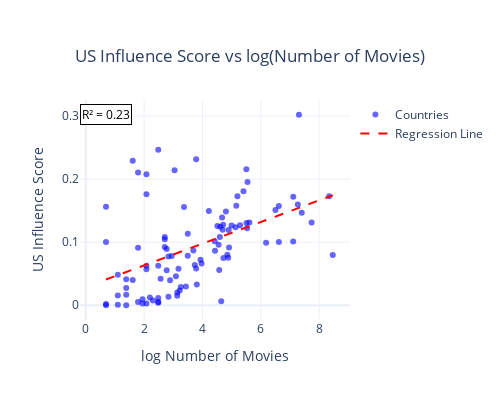

Notebook code for this chart:
### Code cell
z = np.polyfit(df_us_influence_final['log Number of movies'], df_us_influence_final['NLP US Influence Score'], 1) # Fit the linear regression model
p = np.poly1d(z)

# Interactive figure using Plotly
fig = go.Figure()

# Add points representing each country
fig.add_trace(go.Scatter(
    x=df_us_influence_final['log Number of movies'],
    y=df_us_influence_final['NLP US Influence Score'],
    mode='markers',
    marker=dict(color='blue', size=6, opacity=0.6),
    text=df_us_influence_final['Country'],  
    hovertemplate="<b>Country:</b> %{text}<br>" +
                  "<b>log(Number of Movies):</b> %{x}<br>" +
                  "<b>Influence Score:</b> %{y}<extra></extra>",
    name='Countries'
))

# Add the regression line
x_vals = np.linspace(df_us_influence_final['log Number of movies'].min(), 
                     df_us_influence_final['log Number of movies'].max(), 100)
y_vals = p(x_vals)

fig.add_trace(go.Scatter(
    x=x_vals,
    y=y_vals,
    mode='lines',
    line=dict(color='red', dash='dash'),
    name='Regression Line'
))

# Add annotation for the R²
fig.add_annotation(
    x=df_us_influence_final['log Number of movies'].min(),  # Position on the X-axis
    y=df_us_influence_final['NLP US Influence Score'].max(),             # Position on the Y-axis
    text=f"R² = {r_squared:.2f}",
    showarrow=False,
    font=dict(size=12, color="black"),
    align="left",
    bgcolor="white",
    bordercolor="black",
    borderwidth=1
)

# Format the figure
fig.update_layout(
    xaxis_title='log Number of Movies',
    yaxis_title='US Influence Score',
    template='plotly_white',
    hovermode='closest',
    width=500,
    height=400,
    title={
        'text': "US Influence Score vs log(Number of Movies)",
        'x': 0.5,  # Center the title
        'xanchor': 'center',
        'yanchor': 'top'
    }  
    
)

fig.show()

### Figure 1 — Plotly figure (JSON) as saved in the notebook; plotly's stock layout.template omitted (floating-point values rounded to 4 significant figures)
{"data": [{"hovertemplate": "<b>Country:</b> %{text}<br><b>log(Number of Movies):</b> %{x}<br><b>Influence Score:</b> %{y}<extra></extra>", "marker": {"color": "blue", "opacity": 0.6, "size": 6}, "mode": "markers", "name": "Countries", "text": ["France", "Russia", "India", "Australia", "New Zealand", "Canada", "Germany", "United Kingdom", "South Africa", "Spain", "Italy", "China", "South Korea", "Greece", "Israel", "Mexico", "Switzerland", "Belgium", "Japan", "Denmark", "Bulgaria", "Philippines", "Ireland", "Slovakia", "Norway", "Sweden", "Thailand", "Armenia", "Afghanistan", "Costa Rica", "Malaysia", "Netherlands", "Argentina", "Turkey", "Finland", "Mongolia", "Morocco", "Slovenia", "Bosnia and Herzegovina", "Lebanon", "Democratic Republic of the Congo", "Cambodia", "Poland", "Libya", "Portugal", "Pakistan", "Venezuela", "Indonesia", "Zambia", "Hungary", "Brazil", "Iceland", "Taiwan", "Burkina Faso", "Croatia", "Uzbekistan", "Vietnam", "Egypt", "Sri Lanka", "Chile", "Iran", "Tunisia", "Uruguay", "Nepal", "Romania", "Kuwait", "Austria", "Colombia", "Kenya", "Luxembourg", "Zimbabwe", "Iraq", "Cameroon", "Georgia", "Mali", "Estonia", "Cuba", "Guinea", "Bangladesh", "Jamaica", "Algeria", "Azerbaijan", "Senegal", "Albania", "Peru", "Ethiopia", "Nigeria", "Bolivia", "Lithuania", "Ukraine", "Montenegro", "United Arab Emirates", "Guinea-Bissau", "Qatar", "Bhutan", "Jordan", "Cyprus", "Haiti", "Turkmenistan"], "type": "scatter", "x": [7.742, 6.182, 8.467, 6.617, 5.545, 7.308, 7.405, 8.346, 4.913, 6.503, 7.113, 7.111, 6.62, 4.595, 4.883, 5.609, 4.71, 5.288, 7.27, 5.159, 3.807, 5.505, 5.198, 3.045, 4.673, 5.529, 5.136, 2.079, 2.079, 1.609, 4.997, 5.407, 5.509, 4.852, 4.615, 1.792, 3.784, 4.644, 3.135, 3.091, 3.135, 3.738, 4.804, 1.386, 3.97, 4.431, 2.833, 4.419, 1.386, 4.511, 4.898, 3.497, 4.718, 3.434, 3.689, 2.485, 2.89, 4.575, 3.932, 2.944, 4.554, 3.497, 2.708, 2.485, 4.22, 1.386, 4.691, 3.367, 2.485, 3.784, 1.792, 2.485, 2.565, 2.079, 2.485, 2.303, 2.773, 1.386, 3.178, 1.792, 3.219, 1.946, 3.258, 1.946, 2.708, 2.197, 2.833, 2.079, 2.079, 2.773, 1.099, 2.708, 0.6931, 1.609, 1.099, 1.099, 0.6931, 0.6931, 0.6931], "y": [0.1313, 0.09904, 0.07982, 0.1575, 0.1954, 0.3021, 0.1468, 0.1728, 0.09167, 0.1512, 0.1721, 0.1011, 0.1004, 0.1084, 0.07531, 0.1314, 0.1276, 0.1271, 0.1598, 0.1578, 0.03296, 0.2157, 0.173, 0.214, 0.1393, 0.1222, 0.1238, 0.002879, 0.05712, 0.04017, 0.1264, 0.1806, 0.1306, 0.07997, 0.1247, 0.0914, 0.05821, 0.006572, 0.02032, 0.04584, 0.0152, 0.06376, 0.1485, 0.02757, 0.06608, 0.08663, 0.07718, 0.1014, 0.0001411, 0.1257, 0.1194, 0.1134, 0.075, 0.02998, 0.0867, 0.003951, 0.03972, 0.05603, 0.07212, 0.07798, 0.09607, 0.07854, 0.09256, 0.2466, 0.1493, 0.04127, 0.1197, 0.1558, 0.06249, 0.2316, 0.005108, 0.01153, 0.04204, 0.06249, 0.005324, 0.007479, 0.08938, 0.01669, 0.05811, 0.2106, 0.02347, 0.002876, 0.02899, 0.009545, 0.1084, 0.01231, 0.01339, 0.176, 0.2077, 0.05536, 0.0156, 0.1046, 0.002088, 0.2292, 0.04857, 0.0006638, 0.1004, 0.1562, 5.76e-05]}, {"line": {"color": "red", "dash": "dash"}, "mode": "lines", "name": "Regression Line", "type": "scatter", "x": [0.6931, 0.7717, 0.8502, 0.9287, 1.007, 1.086, 1.164, 1.243, 1.321, 1.4, 1.478, 1.557, 1.635, 1.714, 1.792, 1.871, 1.949, 2.028, 2.107, 2.185, 2.264, 2.342, 2.421, 2.499, 2.578, 2.656, 2.735, 2.813, 2.892, 2.97, 3.049, 3.127, 3.206, 3.284, 3.363, 3.441, 3.52, 3.598, 3.677, 3.755, 3.834, 3.913, 3.991, 4.07, 4.148, 4.227, 4.305, 4.384, 4.462, 4.541, 4.619, 4.698, 4.776, 4.855, 4.933, 5.012, 5.09, 5.169, 5.247, 5.326, 5.404, 5.483, 5.561, 5.64, 5.719, 5.797, 5.876, 5.954, 6.033, 6.111, 6.19, 6.268, 6.347, 6.425, 6.504, 6.582, 6.661, 6.739, 6.818, 6.896, 6.975, 7.053, 7.132, 7.21, 7.289, 7.367, 7.446, 7.524, 7.603, 7.682, 7.76, 7.839, 7.917, 7.996, 8.074, 8.153, 8.231, 8.31, 8.388, 8.467], "y": [0.04086, 0.04221, 0.04356, 0.04491, 0.04625, 0.0476, 0.04895, 0.0503, 0.05165, 0.053, 0.05435, 0.0557, 0.05704, 0.05839, 0.05974, 0.06109, 0.06244, 0.06379, 0.06514, 0.06649, 0.06783, 0.06918, 0.07053, 0.07188, 0.07323, 0.07458, 0.07593, 0.07728, 0.07863, 0.07997, 0.08132, 0.08267, 0.08402, 0.08537, 0.08672, 0.08807, 0.08942, 0.09076, 0.09211, 0.09346, 0.09481, 0.09616, 0.09751, 0.09886, 0.1002, 0.1016, 0.1029, 0.1043, 0.1056, 0.1069, 0.1083, 0.1096, 0.111, 0.1123, 0.1137, 0.115, 0.1164, 0.1177, 0.1191, 0.1204, 0.1218, 0.1231, 0.1245, 0.1258, 0.1272, 0.1285, 0.1299, 0.1312, 0.1326, 0.1339, 0.1353, 0.1366, 0.138, 0.1393, 0.1407, 0.142, 0.1434, 0.1447, 0.1461, 0.1474, 0.1488, 0.1501, 0.1515, 0.1528, 0.1542, 0.1555, 0.1569, 0.1582, 0.1596, 0.1609, 0.1622, 0.1636, 0.1649, 0.1663, 0.1676, 0.169, 0.1703, 0.1717, 0.173, 0.1744]}], "layout": {"annotations": [{"align": "left", "bgcolor": "white", "bordercolor": "black", "borderwidth": 1, "font": {"color": "black", "size": 12}, "showarrow": false, "text": "R² = 0.23", "x": 0.6931, "y": 0.3021}], "height": 400, "hovermode": "closest", "title": {"text": "US Influence Score vs log(Number of Movies)", "x": 0.5, "xanchor": "center", "yanchor": "top"}, "width": 500, "xaxis": {"title": {"text": "log Number of Movies"}}, "yaxis": {"title": {"text": "US Influence Score"}}}}
